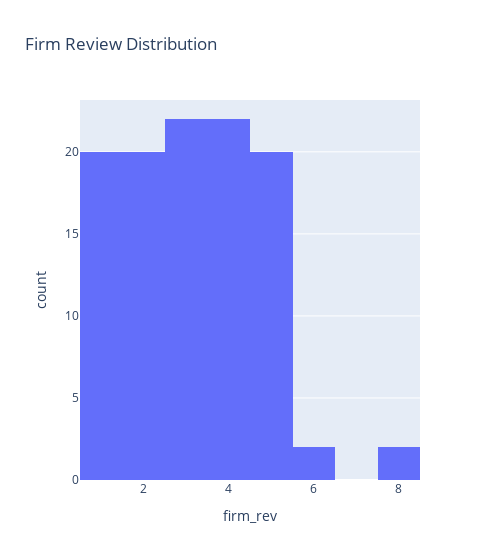

Notebook code cell kept with this figure:
### Markdown cell above
- 82 firms have a star rating of 5.0 stars
- 10 firms have a rating of 4.9
- Less than 5 firms has a rating between 1 - 4

### Code cell
px.histogram(all_df, 'firm_rev', width=500, title='Firm Review Distribution')

### Figure 1 — Plotly figure (JSON) as saved in the notebook; plotly's stock layout.template omitted (floating-point values rounded to 4 significant figures)
{"data": [{"alignmentgroup": "True", "bingroup": "x", "hovertemplate": "firm_rev=%{x}<br>count=%{y}<extra></extra>", "legendgroup": "", "marker": {"color": "#636efa", "pattern": {"shape": ""}}, "name": "", "offsetgroup": "", "orientation": "v", "showlegend": false, "type": "histogram", "x": [8, 5, 5, 5, 3, 2, 2, 2, 5, 1, 4, 6, 4, 4, 5, 3, 5, 5, 1, 1, 3, 5, 5, 5, 4, 4, 4, 4, 4, 2, 4, 4, 4, 1, 3, 3, 3, 3, 3, 3, 1, 1, 1, 1, 2, 1, 2, 2, 3, 1, 2, 3, 2, 2, 8, 5, 5, 5, 3, 2, 2, 2, 5, 1, 4, 6, 4, 4, 5, 3, 5, 5, 1, 1, 3, 5, 5, 5, 4, 4, 4, 4, 4, 2, 4, 4, 4, 1, 3, 3, 3, 3, 3, 3, 1, 1, 1, 1, 2, 1, 2, 2, 3, 1, 2, 3, 2, 2], "xaxis": "x", "yaxis": "y"}], "layout": {"barmode": "relative", "legend": {"tracegroupgap": 0}, "title": {"text": "Firm Review Distribution"}, "width": 500, "xaxis": {"anchor": "y", "domain": [0, 1], "title": {"text": "firm_rev"}}, "yaxis": {"anchor": "x", "domain": [0, 1], "title": {"text": "count"}}}}
